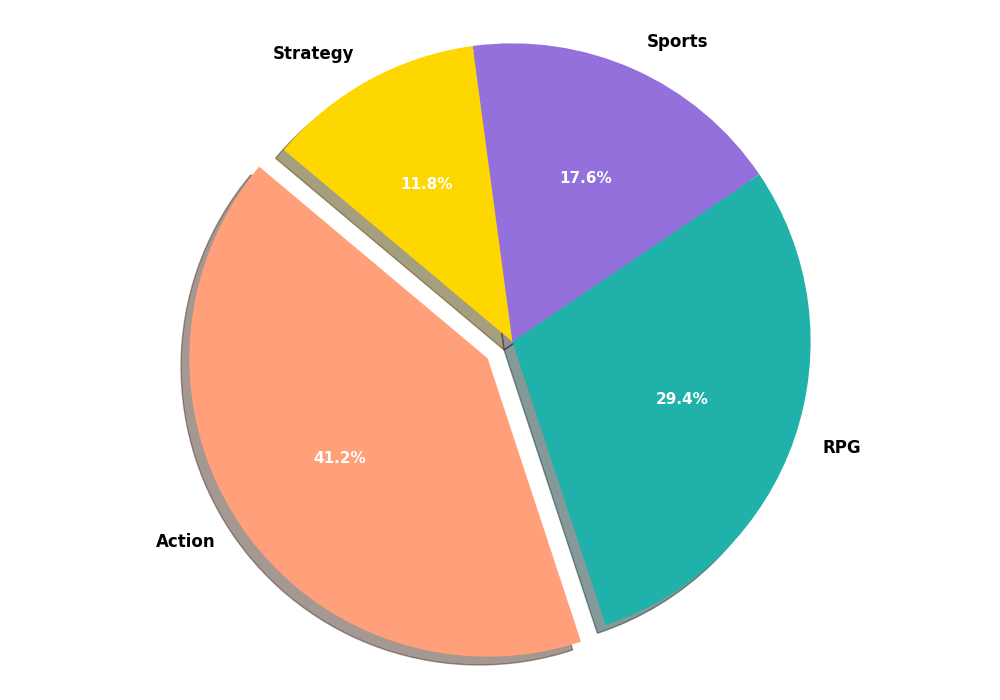

Reproduce this figure in Python.
import matplotlib.pyplot as plt

genres = ['Action', 'RPG', 'Sports', 'Strategy']
market_shares = [35, 25, 15, 10]

colors = ['#FFA07A', '#20B2AA', '#9370DB', '#FFD700']
explode = (0.1, 0, 0, 0)

plt.figure(figsize=(10, 7))
wedges, texts, autotexts = plt.pie(
    market_shares, labels=genres, colors=colors, explode=explode, shadow=True,
    autopct='%1.1f%%', startangle=140
)

for text in texts:
    text.set_fontsize(12)
    text.set_fontweight('bold')

for autotext in autotexts:
    autotext.set_color('white')
    autotext.set_fontsize(11)
    autotext.set_fontweight('bold')

plt.axis('equal')
plt.tight_layout()
plt.show()
